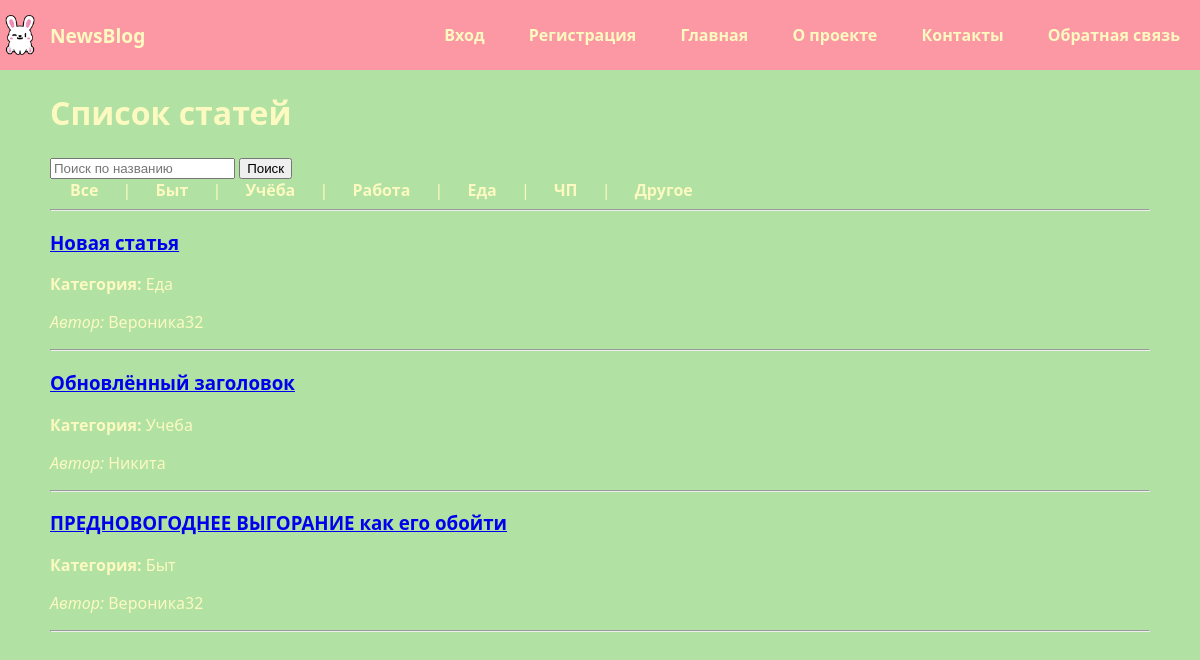
The page /articles/ on the database as committed earlier.
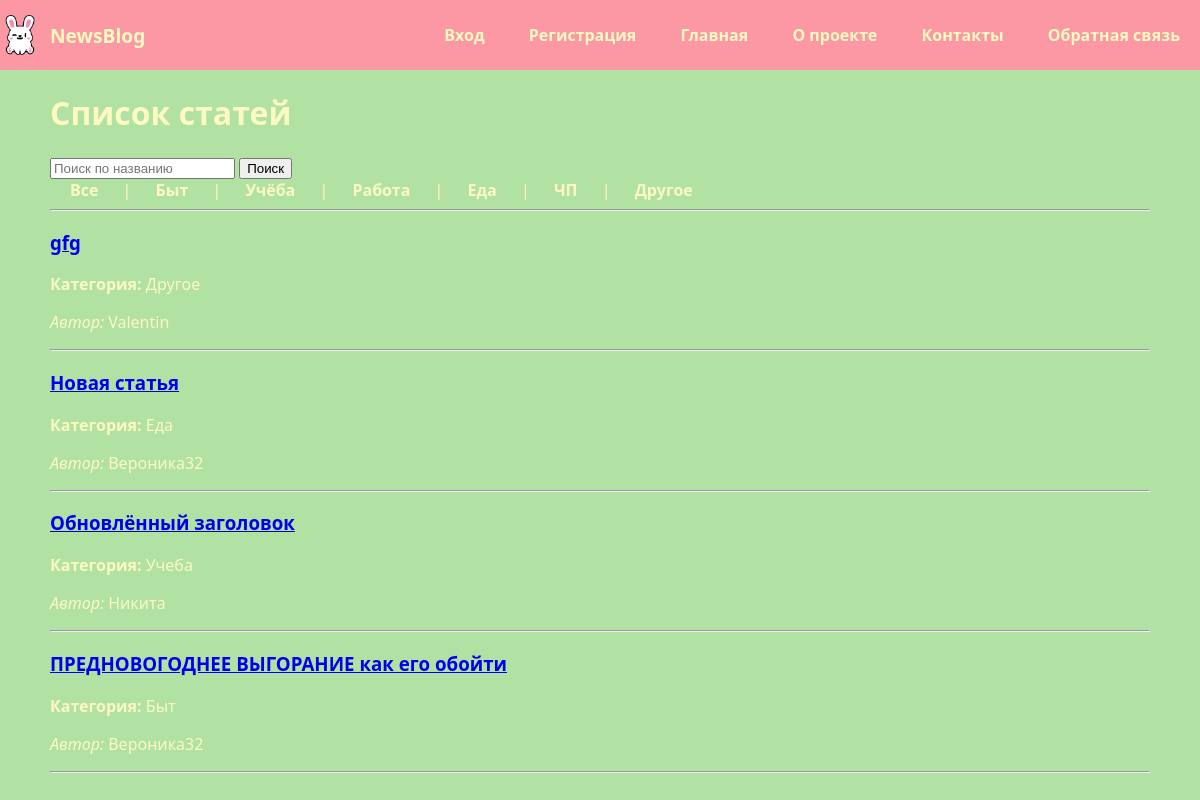
The same page on the database as committed later.
### statiysate/models.py (models this page shows, shortened)
class Article(models.Model):
    title=models.CharField(max_length=200, verbose_name="Название статьи")
    short_description=models.TextField(max_length=400, verbose_name="Краткое описание")
    text=models.TextField(verbose_name="Текст статьи")
    created_at=models.DateTimeField(auto_now_add=True, verbose_name="Дата создания")
    user = models.ForeignKey(User, on_delete=models.CASCADE, related_name="articles", verbose_name="Автор", default=1)
    CATEGORY_CHOICES = [
        ("bit", "Быт"),
        ("studies", "Учеба"),
        ("work", "Работа"),
        ("food", "Еда"),
        ("emergency", "ЧП"),
        ("other", "Другое"),
    ]
    category = models.CharField(max_length=50, choices=CATEGORY_CHOICES, default="other",verbose_name="Категория")
    class Meta:
        verbose_name="Статья"
        verbose_name_plural="Статьи"
        ordering=['-created_at']

class User(AbstractUser):
    username=None
    name=models.CharField(max_length=100, unique=True, verbose_name="Имя пользователя")
    USERNAME_FIELD = 'name'
    REQUIRED_FIELDS = ['email']
    objects = CustomUserManager()
    class Meta:
        verbose_name="Пользователь"
        verbose_name_plural= "Пользователи"

### statiysate/views.py (the view)
# urls.py: path('articles/', views.article_list, name='article_list'),
def article_list(request):
    query = request.GET.get('q', '')
    if query:
        articles = Article.objects.filter(title__icontains=query)
    else:
        articles = Article.objects.all()
    return render(request, 'articles/list.html', {'articles': articles, 'query': query})

### statiysate/templates/articles/list.html
{% extends "basee.html" %}
{% block body %}
<h1>Список статей</h1>
<form method="get" action="/articles/">
  <input type="text" name="q" placeholder="Поиск по названию" value="{{ query }}">
  <button type="submit">Поиск</button>
</form>
<nav>
    <a href="/articles/">Все</a> |
    <a href="/articles/bit/">Быт</a> |
    <a href="/articles/studies/">Учёба</a> |
    <a href="/articles/work/">Работа</a> |
    <a href="/articles/food/">Еда</a> |
    <a href="/articles/emergency/">ЧП</a> |
    <a href="/articles/other/">Другое</a>
</nav>
<hr>
{% for article in articles %}
  <div>
    <a href="{% url 'article_detail' article.id %}"><h3>{{ article.title }}</h3></a>
    <p><b>Категория:</b> {{ article.get_category_display }}</p>
    <p><i>Автор:</i> {{ article.user.name }}</p>
    <hr>
  </div>
{% empty %}
  <p>Нет статей.</p>
{% endfor %}
{% endblock %}

Rows that differ between the two databases and show on the page:
added Article: title "gfg", category "Другое", user.name "Valentin"
